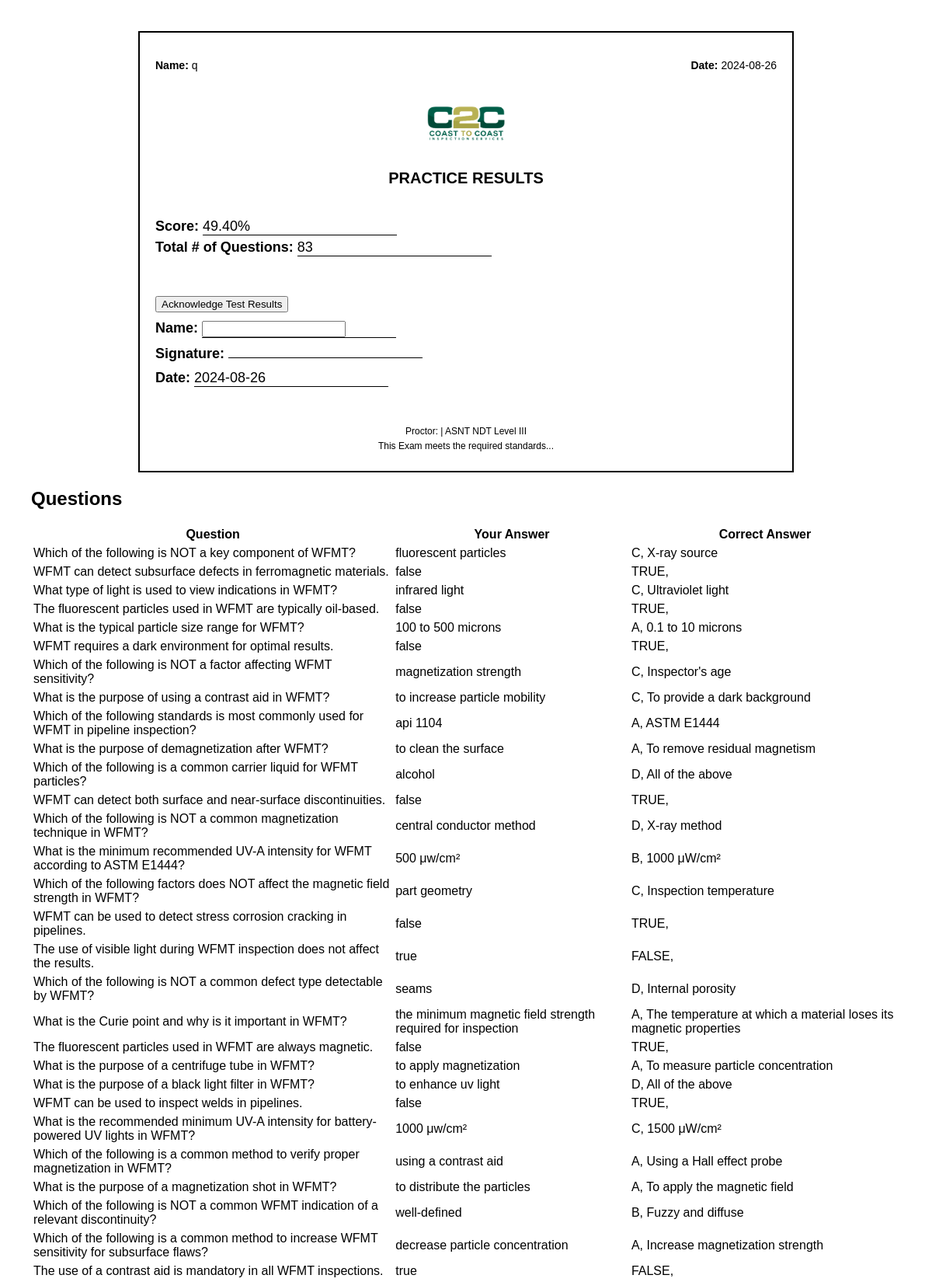
The app's page /admin/completed_exam/1/view (signed in, upper part) with its own data.
### models.py (models this page shows, shortened)
class User(UserMixin, db.Model):
    id = db.Column(db.Integer, primary_key=True)
    username = db.Column(db.String(80), unique=True, nullable=False)
    password = db.Column(db.String(120), nullable=False)
    is_admin = db.Column(db.Boolean, default=False)
    exam_results = db.relationship('ExamResult', back_populates='user', lazy=True)
    accesses = db.relationship('ExamAccess', back_populates='user', lazy=True)
    access_requests = db.relationship('ExamAccessRequest', back_populates='user', lazy=True)

class ExamResult(db.Model):
    id = Column(Integer, primary_key=True)
    user_id = Column(Integer, ForeignKey('user.id', ondelete='CASCADE'), nullable=False)
    exam_id = Column(Integer, ForeignKey('exam.id', ondelete='CASCADE'), nullable=False)
    score = Column(Float, nullable=False)
    date_submitted = Column(DateTime, default=datetime.utcnow)
    user = relationship('User', back_populates='exam_results')
    exam = relationship('Exam', back_populates='exam_results')
    missed_questions = relationship('MissedQuestion', back_populates='exam_result', cascade='all, delete-orphan')

class Exam(db.Model):
    __tablename__ = 'exam'
    id = db.Column(db.Integer, primary_key=True)
    title = db.Column(db.String(100), nullable=False)
    question_count = db.Column(db.Integer, nullable=False, default=10)
    exam_results = relationship('ExamResult', back_populates='exam', cascade='all, delete-orphan')
    questions = relationship('Question', back_populates='exam', cascade='all, delete-orphan')
    accesses = db.relationship('ExamAccess', back_populates='exam', lazy=True, cascade="all, delete-orphan")
    access_requests = db.relationship('ExamAccessRequest', back_populates='exam', lazy=True, cascade="all, delete-orphan")

class MissedQuestion(db.Model):
    id = db.Column(db.Integer, primary_key=True)
    exam_result_id = db.Column(db.Integer, db.ForeignKey('exam_result.id'), nullable=False)
    question_id = db.Column(db.Integer, db.ForeignKey('question.id'), nullable=False)
    user_answer = db.Column(db.String(200), nullable=False)
    exam_result = db.relationship('ExamResult', back_populates='missed_questions')
    question = db.relationship('Question', back_populates='missed_questions')

class Question(db.Model):
    __tablename__ = 'question'
    id = db.Column(db.Integer, primary_key=True)
    content = db.Column(db.String(500), nullable=False)
    option_a = db.Column(db.String(200), nullable=False)
    option_b = db.Column(db.String(200), nullable=False)
    option_c = db.Column(db.String(200), nullable=True)
    option_d = db.Column(db.String(200), nullable=True)
    correct_answer = db.Column(db.String(1), nullable=False)
    exam_id = db.Column(db.Integer, db.ForeignKey('exam.id'), nullable=False)
    exam = db.relationship('Exam', back_populates='questions')
    missed_questions = db.relationship('MissedQuestion', back_populates='question', lazy=True)

### app.py (the view)
@app.route('/admin/completed_exam/<int:exam_result_id>/view', methods=['GET'])
@login_required
def view_completed_exam(exam_result_id):
    exam_result = ExamResult.query.get_or_404(exam_result_id)
    questions = exam_result.exam.questions
    if not current_user.is_admin and exam_result.user_id != current_user.id:
        flash('You do not have permission to view this Exam result.', 'error')
        return redirect(url_for('home'))
    return render_template('view_completed_exam.html', exam_result=exam_result, questions=questions)

### app.py (called while the page is built)
@app.before_request
def reset_session_on_navigation():
    exam_endpoints = ['take_exam', 'submit_exam']
    current_endpoint = request.endpoint
    if current_endpoint is None:
        return

@app.context_processor
def utility_processor():
    def format_pacific_time(utc_dt):
        pacific_time = utc_to_pacific(utc_dt)
        return pacific_time.strftime('%Y-%m-%d %I:%M:%S %p %Z')
    return dict(format_pacific_time=format_pacific_time)

@login_manager.user_loader
def load_user(user_id):
    return User.query.get(int(user_id))

@app.before_request
def manage_exam_session():
    if 'start_new_exam' in request.args:
        session.pop('answers', None)
        session.pop('flagged', None)
        session.pop('current_index', None)
        session.pop('start_time', None)
    elif 'exam_submitted' in session and request.endpoint != 'exam_results':
        session.pop('answers', None)
        session.pop('flagged', None)
        session.pop('current_index', None)
        session.pop('start_time', None)
        session.pop('exam_submitted', None)

### templates/view_completed_exam.html (shortened to what this page needs)
<!DOCTYPE html>
<html lang="en">
<head>
</head>
<body>
    <div class="container">
        <div class="header">
            <div>
                <p><strong>Name:</strong> {{ exam_result.user.username }}</p>
            </div>
            <div>
                <p><strong>Date:</strong> {{ exam_result.date_submitted.strftime('%Y-%m-%d') }}</p>
            </div>
        </div>
        <div class="logo">
            <img src="{{ url_for('static', filename='images/logo.png') }}" alt="Logo" class="logo">
        </div>
        <h1>{{ exam_result.exam.title }} Results</h1>
        <div class="score-info">
            <p><strong>Score:</strong> <span class="signature-line">{{ "%.2f"|format(exam_result.score) }}%</span></p>
            <p><strong>Total # of Questions:</strong> <span class="signature-line">{{ exam_result.exam.questions|length }}</span></p>
        </div>
        <div class="signature-section">
            <button id="acknowledgeButton" class="btn btn-primary">Acknowledge Test Results</button>
            <p><strong>Name:</strong> <span class="signature-line"><input type="text" id="userName" readonly></span></p>
            <p><strong>Signature:</strong> <span class="signature-line" id="signature"></span></p>
            <p><strong>Date:</strong> <span class="signature-line">{{ exam_result.date_submitted.strftime('%Y-%m-%d') }}</span></p>
        </div>
        <div class="footer">
            <p>Proctor: {{ exam_result.proctor_name }} | ASNT NDT Level III</p>
            <p>This Exam meets the required standards...</p>
        </div>
    </div>
    <h2>Questions</h2>
    <table>
        <thead>
            <tr>
                <th>Question</th>
                <th>Your Answer</th>
                <th>Correct Answer</th>
            </tr>
        </thead>
        <tbody>
            {% for missed_question in exam_result.missed_questions %}
            <tr>
                <tr>
                        <td>{{ missed_question.question.content }}</td>
                        <td>
                            {% if missed_question.user_answer in ['A', 'B', 'C', 'D'] %}
                                {{ missed_question.user_answer }},
                                {% if missed_question.user_answer == 'A' %}
                                    {{ missed_question.question.option_a }}
                                {% elif missed_question.user_answer == 'B' %}
                                    {{ missed_question.question.option_b }}
                                {% elif missed_question.user_answer == 'C' %}
                                    {{ missed_question.question.option_c }}
                                {% elif missed_question.user_answer == 'D' %}
                                    {{ missed_question.question.option_d }}
                                {% endif %}
                            {% else %}
                                {{ missed_question.user_answer }}
                            {% endif %}
                        </td>
                        <td>
                            {{ missed_question.question.correct_answer }},
                            {% if missed_question.question.correct_answer == 'A' %}
                                {{ missed_question.question.option_a }}
                            {% elif missed_question.question.correct_answer == 'B' %}
                                {{ missed_question.question.option_b }}
                            {% elif missed_question.question.correct_answer == 'C' %}
                                {{ missed_question.question.option_c }}
                            {% elif missed_question.question.correct_answer == 'D' %}
                                {{ missed_question.question.option_d }}
                            {% endif %}
                        </td>
                    </tr>
            {% endfor %}
        </tbody>
    </table>
</body>
</html>

### templates/view_completed_exam.html (style rules this page uses)
body { font-family: Arial, sans-serif; margin: 0; padding: 0; box-sizing: border-box; background-color: #fff; padding: 40px; }
.container { width: 800px; margin: 0 auto; border: 2px solid black; padding: 20px; text-align: center; }
.header { display: flex; justify-content: space-between; margin-bottom: 30px; }
.header div { text-align: left; font-size: 14px; }
.header div:last-child { text-align: right; }
.logo img { width: 100px; margin-bottom: 20px; }
h1 { font-size: 20px; text-transform: uppercase; margin-bottom: 40px; }
.score-info { text-align: left; font-size: 18px; margin: 20px 0; }
.score-info p { margin: 5px 0; }
.signature-section { margin-top: 50px; text-align: left; font-size: 18px; }
.signature-section p { margin: 10px 0; }
.signature-line { display: inline-block; width: 250px; border-bottom: 1px solid black; }
.footer { margin-top: 50px; text-align: center; font-size: 12px; }
.footer p { margin: 5px 0; }

### records on screen
User: user.username "q"
ExamResult: date_submitted "2024-08-26", score "49.40"
Exam: exam "PRACTICE"
MissedQuestion: question.content "Which of the following is NOT a key component of WFMT?", user_answer "fluorescent particles", question.correct_answer "C", question.option_c "X-ray source"
MissedQuestion: question.content "WFMT can detect subsurface defects in ferromagnetic materials.", user_answer "false", question.correct_answer "TRUE"
MissedQuestion: question.content "What type of light is used to view indications in WFMT?", user_answer "infrared light", question.correct_answer "C", question.option_c "Ultraviolet light"
MissedQuestion: question.content "The fluorescent particles used in WFMT are typically oil-based.", user_answer "false", question.correct_answer "TRUE"
MissedQuestion: question.content "What is the typical particle size range for WFMT?", user_answer "100 to 500 microns", question.correct_answer "A", question.option_a "0.1 to 10 microns"
MissedQuestion: question.content "WFMT requires a dark environment for optimal results.", user_answer "false", question.correct_answer "TRUE"
MissedQuestion: question.content "Which of the following is NOT a factor affecting WFMT sensitivity?", user_answer "magnetization strength", question.correct_answer "C", question.option_c "Inspector's age"
MissedQuestion: question.content "What is the purpose of using a contrast aid in WFMT?", user_answer "to increase particle mobility", question.correct_answer "C", question.option_c "To provide a dark background"
MissedQuestion: question.content "Which of the following standards is most commonly used for WFMT in pipeline inspection?", user_answer "api 1104", question.correct_answer "A", question.option_a "ASTM E1444"
MissedQuestion: question.content "What is the purpose of demagnetization after WFMT?", user_answer "to clean the surface", question.correct_answer "A", question.option_a "To remove residual magnetism"
MissedQuestion: question.content "Which of the following is a common carrier liquid for WFMT particles?", user_answer "alcohol", question.correct_answer "D", question.option_d "All of the above"
MissedQuestion: question.content "WFMT can detect both surface and near-surface discontinuities.", user_answer "false", question.correct_answer "TRUE"
MissedQuestion: question.content "Which of the following is NOT a common magnetization technique in WFMT?", user_answer "central conductor method", question.correct_answer "D", question.option_d "X-ray method"
MissedQuestion: question.content "What is the minimum recommended UV-A intensity for WFMT according to ASTM E1444?", user_answer "500 μw/cm²", question.correct_answer "B", question.option_b "1000 μW/cm²"
MissedQuestion: question.content "Which of the following factors does NOT affect the magnetic field strength in WFMT?", user_answer "part geometry", question.correct_answer "C", question.option_c "Inspection temperature"
MissedQuestion: question.content "WFMT can be used to detect stress corrosion cracking in pipelines.", user_answer "false", question.correct_answer "TRUE"
MissedQuestion: question.content "The use of visible light during WFMT inspection does not affect the results.", user_answer "true", question.correct_answer "FALSE"
MissedQuestion: question.content "Which of the following is NOT a common defect type detectable by WFMT?", user_answer "seams", question.correct_answer "D", question.option_d "Internal porosity"
MissedQuestion: question.content "What is the Curie point and why is it important in WFMT?", user_answer "the minimum magnetic field strength required for inspection", question.correct_answer "A", question.option_a "The temperature at which a material loses its magnetic properties"
MissedQuestion: question.content "The fluorescent particles used in WFMT are always magnetic.", user_answer "false", question.correct_answer "TRUE"
MissedQuestion: question.content "What is the purpose of a centrifuge tube in WFMT?", user_answer "to apply magnetization", question.correct_answer "A", question.option_a "To measure particle concentration"
MissedQuestion: question.content "What is the purpose of a black light filter in WFMT?", user_answer "to enhance uv light", question.correct_answer "D", question.option_d "All of the above"
MissedQuestion: question.content "WFMT can be used to inspect welds in pipelines.", user_answer "false", question.correct_answer "TRUE"
MissedQuestion: question.content "What is the recommended minimum UV-A intensity for battery-powered UV lights in WFMT?", user_answer "1000 μw/cm²", question.correct_answer "C", question.option_c "1500 μW/cm²"
MissedQuestion: question.content "Which of the following is a common method to verify proper magnetization in WFMT?", user_answer "using a contrast aid", question.correct_answer "A", question.option_a "Using a Hall effect probe"
MissedQuestion: question.content "What is the purpose of a magnetization shot in WFMT?", user_answer "to distribute the particles", question.correct_answer "A", question.option_a "To apply the magnetic field"
MissedQuestion: question.content "Which of the following is NOT a common WFMT indication of a relevant discontinuity?", user_answer "well-defined", question.correct_answer "B", question.option_b "Fuzzy and diffuse"
MissedQuestion: question.content "Which of the following is a common method to increase WFMT sensitivity for subsurface flaws?", user_answer "decrease particle concentration", question.correct_answer "A", question.option_a "Increase magnetization strength"
MissedQuestion: question.content "The use of a contrast aid is mandatory in all WFMT inspections.", user_answer "true", question.correct_answer "FALSE"

### other values on screen
{{ exam_result.exam.questions|length }} "83"
